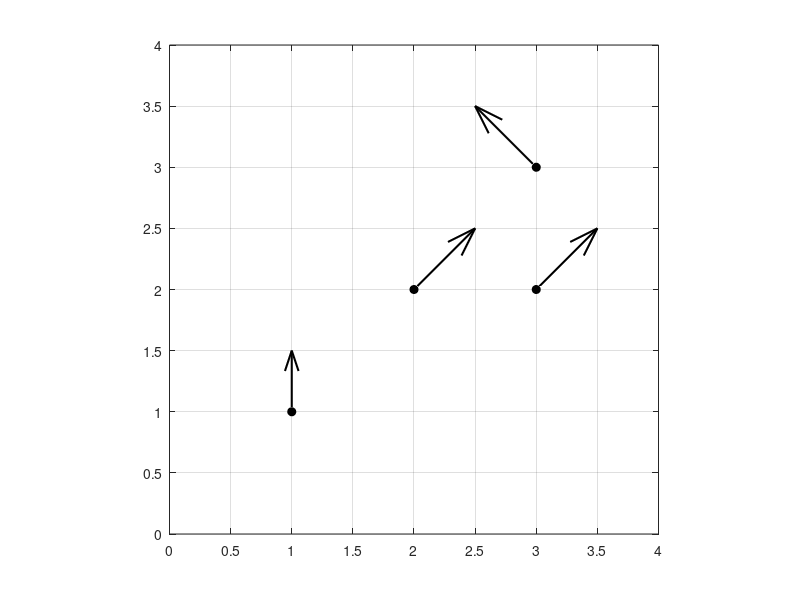
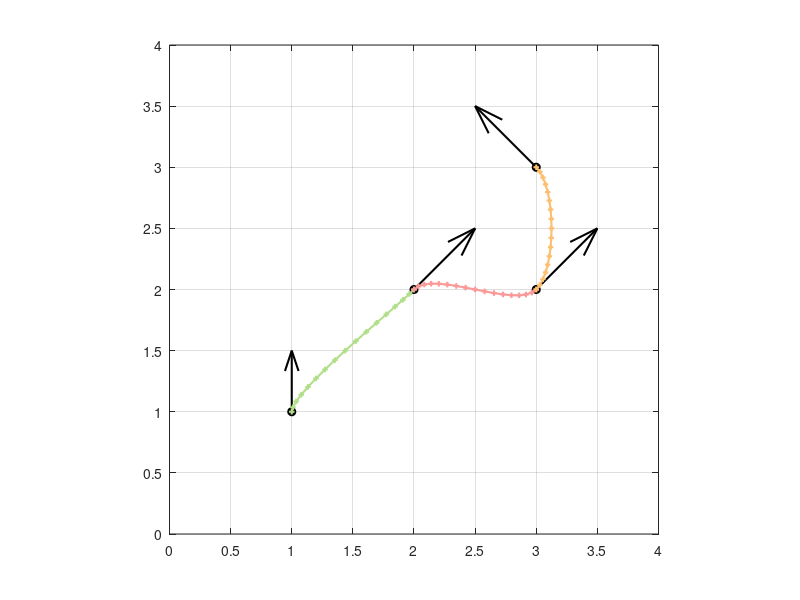
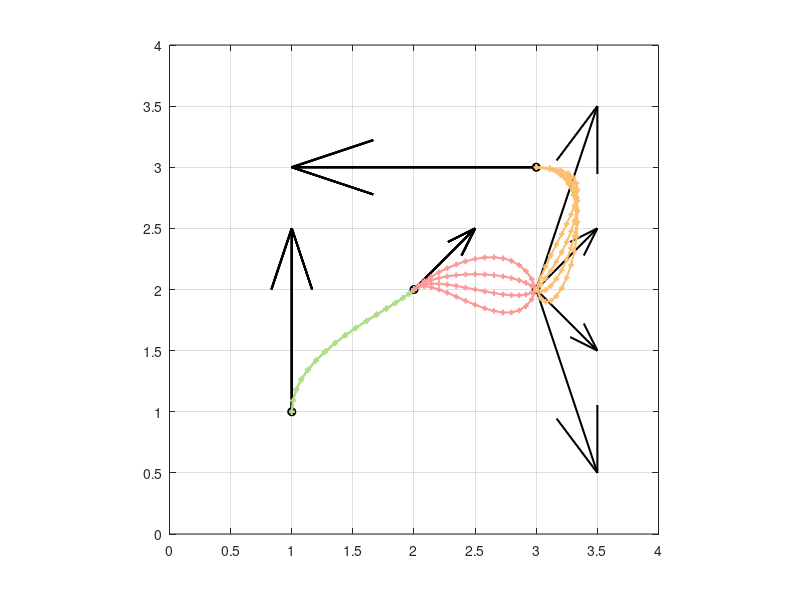

Source code (MATLAB) for these figures, in order:
%% Example C from Lecture L3b:  Hermite splines
% Let's have some control points first, again: 

close all; clear all; clc
%% 
% We set up some control points (as row vectors): 

%    x  y
p = [1, 1; 
     2, 2; 
     3, 2; 
     3, 3]
%
% Alternatively: 
% p = [0, 0;  3, 0;  3, 2;  2, 2;  2, 3;  3, 3;  4, 4;  5, 3;  6, 2;  6, 1;  6, 0]
%
%% 
% This time, we also need tangents:

%     dx dy
t = [ 0  1;
      1  1;
      1  1; 
     -1  1]/2
%% 
% Let's have a look at them:

figure;
plot (p(:,1), p(:,2), 'ko', 'MarkerFaceColor', 'k'), grid on, axis equal, hold on
axis([min(p(:,1))-1 max(p(:,1))+1 min(p(:,2))-1 max(p(:,2))+1])
xticks(min(p(:,1))-1:0.5:max(p(:,1))+1)
yticks(min(p(:,2))-1:0.5:max(p(:,2))+1)
quiver(p(:,1), p(:,2), t(:,1), t(:,2), 0, 'k', 'LineWidth', 1.5)
%% 
% To get the coefficients of the Hermite splines, we also need the Hermite matrix, 
% $\mathbf{M}_H$: 

M_H = [  2 -2  1  1; ...
        -3  3 -2 -1; ...
         0  0  1  0; ...
         1  0  0  0] % the Hermite matrix
%% 
% With this, we are ready to compute and visualize the interpolating Hermite 
% spline curve:

figure;
cm = [166,206,227; 31,120,180; 178,223,138; 51,160,44; 251,154,153; 227,26,28; 253,191,111; 255,127,0]/256; 
plot (p(:,1), p(:,2), 'ko', 'MarkerFaceColor', 'k'), grid on, axis equal, hold on
axis([min(p(:,1))-1 max(p(:,1))+1 min(p(:,2))-1 max(p(:,2))+1])
xticks(min(p(:,1))-1:0.5:max(p(:,1))+1)
yticks(min(p(:,2))-1:0.5:max(p(:,2))+1)
quiver(p(:,1), p(:,2), t(:,1), t(:,2), 0, 'k', 'LineWidth', 1.5)
FineLine = linspace(0, 1, 17).'; 
for s = 1:(size(p,1)-1)
    x = M_H * [p(s,:); p(s+1,:); t(s,:); t(s+1,:)] % solve for the coefficients per spline curve
    q = x(1,:).*power(FineLine,3) + x(2,:).*power(FineLine,2) + x(3,:).*FineLine + x(4,:); 
    plot(q(:,1), q(:,2), '+', 'Color', cm(2*s+1,:), 'LineWidth', 1.5, 'MarkerSize', 4)
    plot(q(:,1), q(:,2),      'Color', cm(2*s+1,:), 'LineWidth', 1.5)
end
%% 
% Let's get some impression of how the spline curve responds to varying one 
% of the tangents:

ys = (3:-2:-3).'; % let's vary the y-component of the chosen tangent
ts = [ones(length(ys),1) ys]/2; 
t(1,:) = [ 0 1.5]; % let's use also another tangent in the first point
t(4,:) = [-2 0];   % let's use also another tangent in the last point
figure;
plot (p(:,1), p(:,2), 'ko', 'MarkerFaceColor', 'k'), grid on, axis equal, hold on
axis([min(p(:,1))-1 max(p(:,1))+1 min(p(:,2))-1 max(p(:,2))+1])
xticks(min(p(:,1))-1:0.5:max(p(:,1))+1)
yticks(min(p(:,2))-1:0.5:max(p(:,2))+1)
for v = 1:length(ys)
    t(3,:) = ts(v,:); % set in the chosen tangent
    quiver(p(:,1), p(:,2), t(:,1), t(:,2), 0, 'k', 'LineWidth', 1.5)
    for s = 1:(size(p,1)-1)
        x = M_H * [p(s,:); p(s+1,:); t(s,:); t(s+1,:)]; % solve for the coefficients per spline curve
        q = x(1,:).*power(FineLine,3) + x(2,:).*power(FineLine,2) + x(3,:).*FineLine + x(4,:);
        plot(q(:,1), q(:,2), '+', 'Color', cm(2*s+1,:), 'LineWidth', 1.5, 'MarkerSize', 4)
        plot(q(:,1), q(:,2),      'Color', cm(2*s+1,:), 'LineWidth', 1.5)
    end
end
%% 
% EOF.